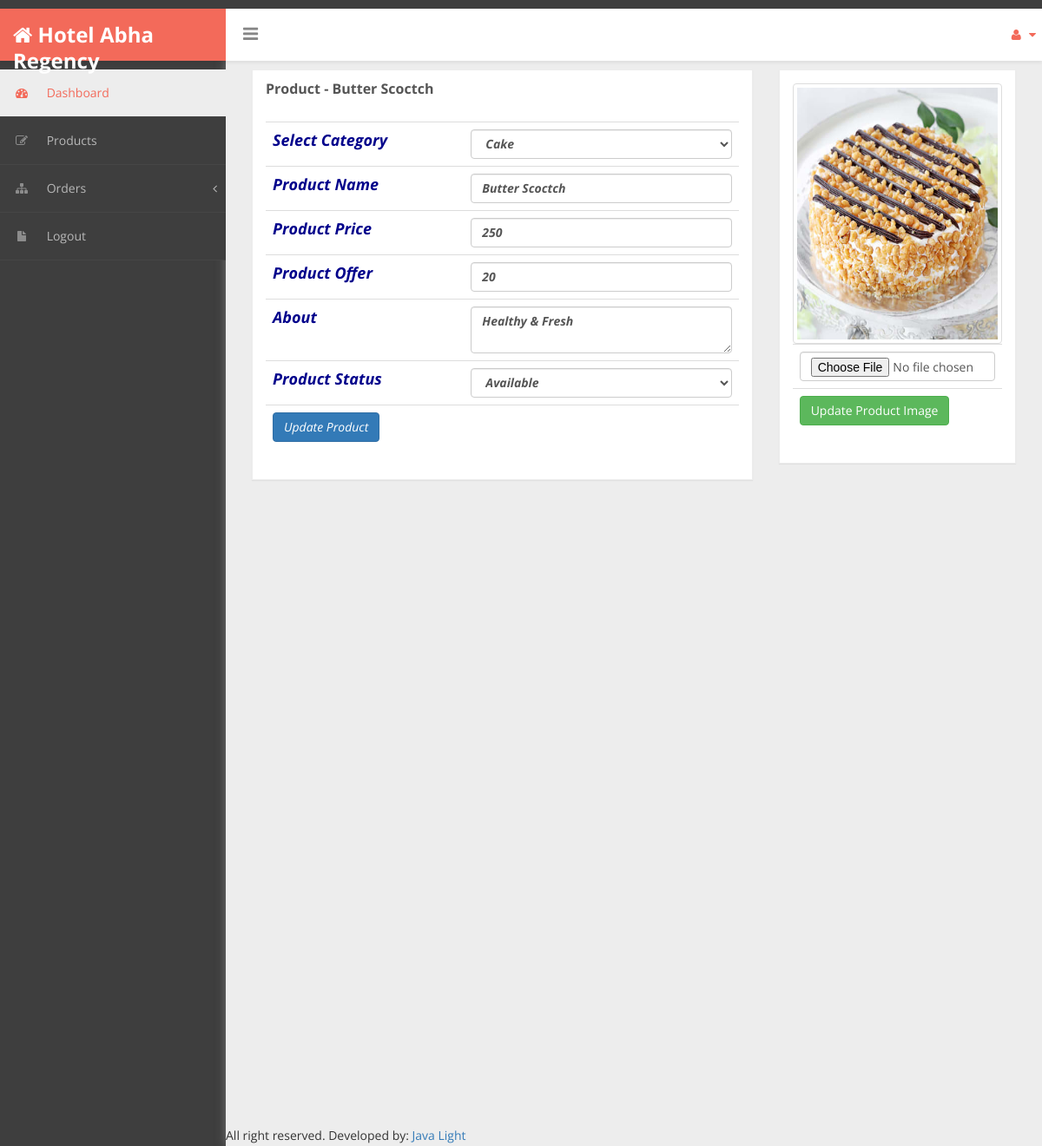
The app's page /admin/01RProduct_Info.php?pid=2 (signed in) with its own data.
### tables this page shows
CREATE TABLE `products` (
  `pid` int(11) NOT NULL auto_increment,
  `rid` int(11) NOT NULL default '0',
  `p_name` varchar(100) NOT NULL,
  `p_category` varchar(100) NOT NULL,
  `p_price` int(11) NOT NULL default '0',
  `p_offer` int(11) NOT NULL default '0',
  `p_about` varchar(250) NOT NULL default 'NA',
  `p_status` varchar(100) NOT NULL default 'Available',
  `p_pic` varchar(100) NOT NULL default 'default.jpg',
  PRIMARY KEY  (`p_name`,`rid`),
  UNIQUE KEY `pid` (`pid`),
  KEY `products` (`rid`)
);

### admin/01RProduct_Info.php (the view, shortened to what this page needs)
<?php
include '../mycon.php';
$pid = $_REQUEST['pid'];
$q="select * from products where pid=$pid";
$re=$con->query($q);
if($r=$re->fetch_assoc())
{
    ?>
<!DOCTYPE html>
<html xmlns="http://www.w3.org/1999/xhtml">
<head>
    <link href="assets/css/bootstrap.css" rel="stylesheet" />
    <link href="assets/css/font-awesome.css" rel="stylesheet" />
    <link href="assets/css/custom-styles.css" rel="stylesheet" />
    <link href="assets/js/dataTables/dataTables.bootstrap.css" rel="stylesheet" />
</head>
<body>
    <div id="wrapper">
        <nav class="navbar navbar-default top-navbar" role="navigation">
            <?php include './01RNav.php'; ?>
        </nav>
        <nav class="navbar-default navbar-side" role="navigation">
            <?php include './01RHeader.php'; ?>
        </nav>
        <div id="page-wrapper" >
            <div id="page-inner">
            <div class="row">
                <div class="col-md-8">
                    <div class="panel panel-default">
                        <div class="panel-heading">
                             Product - <?php echo $r['p_name'];?>
                        </div>
                        <div class="panel-body">
                            <div class="table-responsive">
                                <form action="01RProduct_Update_Data.php" method="post" >
                                    <table class="table"  style="font-weight: bold;font-size: large;font-style: italic;color: darkblue;">
                                        <tr>
                                            <td>Select Category</td>
                                            <td>
                                                <select name="p_category" class="form-control">
                                                    <option><?php echo $r['p_category'];?></option>
                                                </select>
                                            </td>
                                        </tr>
                                        <tr>
                                            <td>Product Name</td>
                                            <td><input type="text" name="p_name"  value="<?php echo $r['p_name'];?>" required="required" class="form-control"/></td>
                                        </tr>
                                        <tr>
                                            <td>Product Price</td>
                                            <td><input type="number" name="p_price"  value="<?php echo $r['p_price'];?>" class="form-control" required="required" min="5"/></td>
                                        </tr>
                                        <tr>
                                            <td>Product Offer</td>
                                            <td><input type="number" name="p_offer"   class="form-control" required="required" value="<?php echo $r['p_offer'];?>"/></td>
                                        </tr>
                                        <tr>
                                            <td>About</td>
                                            <td>
                                                <textarea name="p_about"  class="form-control" required="required"><?php echo $r['p_about'];?></textarea>
                                            </td>
                                        </tr>
                                        <tr>
                                            <td>Product Status</td>
                                            <td><select name="p_status" class="form-control" >
                                                    <option><?php echo $r['p_status'];?></option>
                                                </select></td>
                                        </tr>
                                        <tr>
                                            <td colspan="2">
                                                <input type="submit" value="Update Product" class="btn btn-primary"/>
                                            </td>
                                        </tr>
                                    </table>
                                </form>
                            </div>
                        </div>
                    </div>
                </div>
                <div class="col-md-4">
                    <div class="panel panel-default">
                        <div class="panel-body">
                            <img src="pics/products/<?php echo $r['p_pic'];?>" style="width: 300px;height: 300px;" class="img-rounded img-thumbnail"/>
                            <div class="table-responsive">
                                <form action="01RProduct_Update_Pic.php" method="post" enctype="multipart/form-data">
                                    <table class="table">
                                        <tr>
                                            <td><input type="file" name="p_pic" class="form-control" required="required"/></td>
                                        </tr>
                                        <tr>
                                            <td><input type="submit" value="Update Product Image" class="btn btn-success"/></td>
                                        </tr>
                                    </table>
                                </form>
                            </div>
                        </div>
                    </div>
                </div>
            </div>
        </div>
               <footer>
               <?php include_once './01AFooter.php'; ?>
               </footer>
    </div>
            </div>
</body>
</html>
<?php
}
else
{
    echo "Sorry data not found.";
}
?>

### admin/assets/css/custom-styles.css (style rules this page uses)
body { font-family: 'Open Sans', sans-serif; background: #3E3E3E; }
#wrapper { width: 100%; }
#page-wrapper { padding: 15px 15px; min-height: 600px; background: #EDEDED; }
#page-inner { width:100%; margin:10px 20px 10px 0px; background-color:transparent; padding: 15px 30px; min-height:1200px; }
.navbar-side { z-index: 0; }
.panel { border-radius:0px; }
.top-navbar { position: fixed; width: 100%; z-index: 300; -webkit-box-shadow: 0 3px 3px rgba(0, 0, 0, 0.05); -moz-box-shadow: 0 3px 3px rgba(0, 0, 0, 0.05); box-shadow: 0 3px 3px rgba(0, 0, 0, 0.05); }
.navbar-side { z-index: 1; position: fixed; width: 260px; top: 80px; }
#page-wrapper { position: relative; top: 55px; box-shadow: 0 0 10px #757575; -moz-box-shadow: 0 0 10px #757575; -webkit-box-shadow: 0 0 10px #757575; }
.panel-default { border-color: #ECECEC; }
.panel-default > .panel-heading { color: #555; border-color: #FFF; font-weight:bold;background: #FFFFFF; font-size: 16px; text-shadow: none; }
.panel-heading { border-bottom: 1px solid transparent; border-top-left-radius: 3px; border-top-right-radius: 3px; }
.top-navbar { margin:0px; }
.navbar-side { border:none; background: #3E3E3E; }
.top-navbar { background: #FFFFFF; border-bottom:none; }
.navbar-default { border:0px solid black; }
@media (min-width:768px) { #page-wrapper { margin: 0 0 0 260px; padding: 0; min-height: 1200px; } }
@media (min-width:768px) { .navbar-side { width: 260px; z-index: 1; } }
@media (min-width:768px) { .navbar { border-radius: 0px; } }

### records on screen
products: p_name "Butter Scoctch", p_category "Cake", p_price "250", p_offer "20", p_about "Healthy & Fresh", p_status "Available", p_pic (picture)

### other values on screen
$_SESSION['r_name'] "Hotel Abha Regency"
